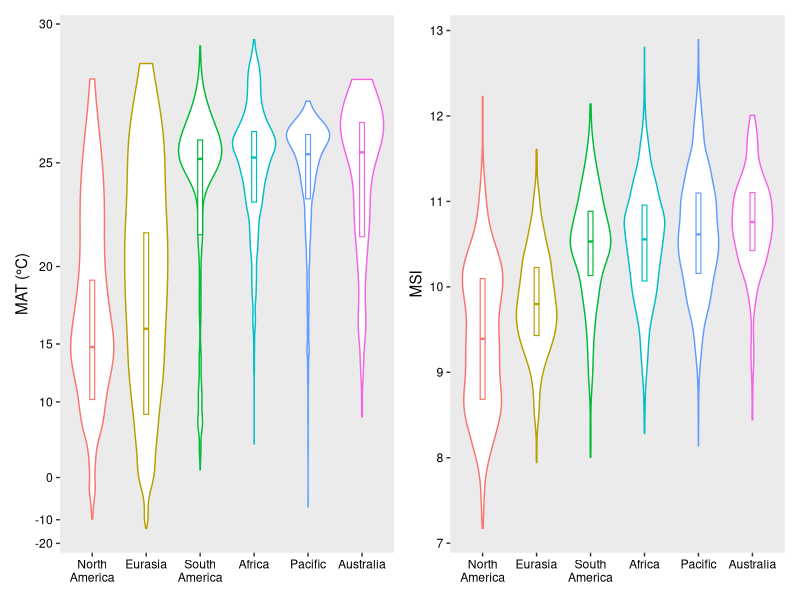
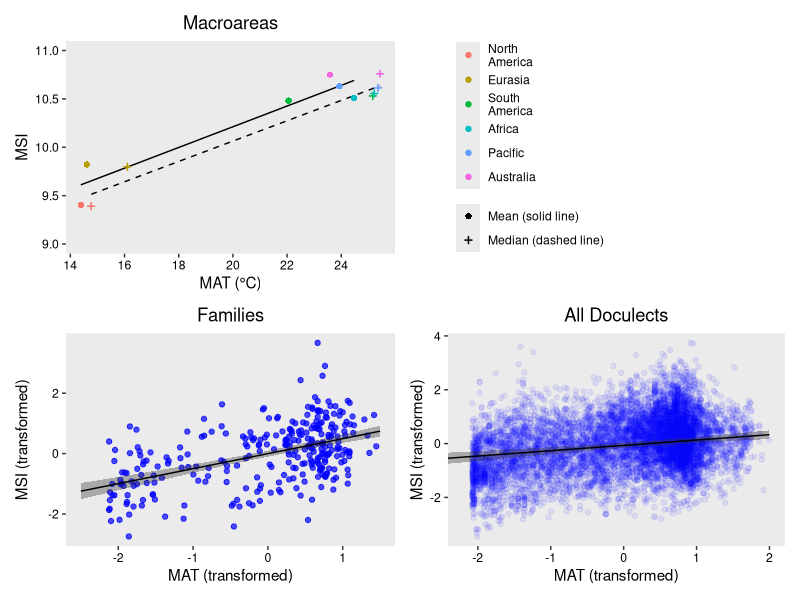
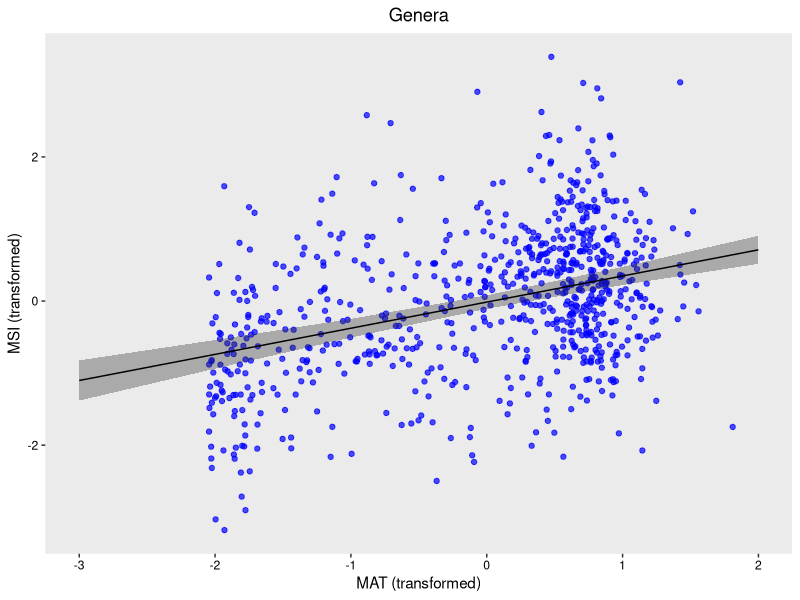

Source code (R) for these figures, in order: (Note: this script raises an error after producing the figures.)
library(lmerTest)
library(ggplot2)
library(ggrepel)
library(ggeffects)
library(dplyr)
library(effects)
library(patchwork)
library(tibble)


# Read csv files
# ==============

d_mac <- read.csv(file = "data_macroarea.csv")
d_fam <- read.csv(file = "data_family.csv")
d_gen <- read.csv(file = "data_genus.csv")
d_all <- read.csv(file = "data.csv")

d_mac$Macroarea <- sub("Am", "\nAm", d_mac$Macroarea)
d_all$Macroarea <- sub("Am", "\nAm", d_all$Macroarea)
d_mac_mean <- d_mac %>% filter(Method == "mean")
d_mac_med <- d_mac %>% filter(Method == "median")
d_fam_mean <- d_fam %>% filter(Method == "mean")
d_gen_mean <- d_gen %>% filter(Method == "mean")


# Fit models
# ==========

m_mac_mean <- lm(Index0 ~ T, data = d_mac_mean)
m_mac_med <- lm(Index0 ~ T, data = d_mac_med)
m_fam <- lm(Index0_trans ~ T_trans, data = d_fam_mean)
m_gen <- lmer(Index0_trans ~ T_trans + (T_trans | Family), data = d_gen)
m_gen_1 <- lmer(Index0_trans ~ T_trans + (1 | Family), data = d_gen)
m_all <- lmer(Index0_trans ~ T_trans + (T_trans | Family), data = d_all)
m_all_1 <- lmer(Index0_trans ~ T_trans + (1 | Family), data = d_all)
anova(m_gen, m_gen_1)  # p < 0.001. Use m_gen
anova(m_all, m_all_1)  # p < 0.001. Use m_all

summary(m_mac_mean)
summary(m_mac_med)
summary(m_fam)
summary(m_gen)
summary(m_all)


# Plot distribution
# =================

order <- d_mac_med[order(d_mac_med$Index0), ]$Macroarea
d_mac$Macroarea <- factor(d_mac$Macroarea, levels = order) # reorder by medians
d_all$Macroarea <- factor(d_all$Macroarea, levels = order)

p01 <- ggplot(d_all, aes(x = Macroarea, y = T, color = Macroarea)) +
  geom_violin(scale = "width", width = 0.8) +
  geom_boxplot(width = 0.09, lwd = 0.4, outlier.shape = NA, coef = 0) +
  theme(panel.grid.major = element_blank(), panel.grid.minor = element_blank(),
        axis.text.x = element_text(color = "black"),
        axis.text.y = element_text(color = "black"),
        legend.position = "none", axis.title.x = element_blank()) +
  coord_trans(y = scales::exp_trans(1.06)) +
  scale_y_continuous(breaks = c(-20,-10,0,10,15,20,25,30)) +
  ylab("MAT (°C)")
p02 <- ggplot(d_all, aes(x = Macroarea, y = Index0, color = Macroarea)) +
  geom_violin(scale = "width", width = 0.75) +
  geom_boxplot(width = 0.09, lwd = 0.4, outlier.shape = NA, coef = 0) +
  theme(panel.grid.major = element_blank(), panel.grid.minor = element_blank(),
        axis.text.x = element_text(color = "black"),
        axis.text.y = element_text(color = "black"),
        legend.position = "none", axis.title.x = element_blank()) +
  ylab("MSI")
p01 + p02
# Then, save as distribution.pdf (7 * 4 inches)


# Plot correlation
# ================

e_mac_mean <- ggpredict(m_mac_mean, terms = "T")
e_mac_med <- ggpredict(m_mac_med, terms = "T")
e_fam <- ggpredict(m_fam, terms = "T_trans")
e_gen <- ggpredict(m_gen, terms = "T_trans")
e_all <- ggpredict(m_all, terms = "T_trans")

p1_labels <- c("Mean (solid line)", "Median (dashed line)")
p1 <- ggplot() +
  geom_line(data = e_mac_mean, aes(x, predicted)) +
  geom_line(data = e_mac_med, aes(x, predicted), linetype = "dashed") +
  geom_point(data = d_mac, aes(T, Index0, color = Macroarea,
                               shape = Method, stroke = Method, size = Method)) +
  scale_shape_manual(labels = p1_labels, values = c(16, 3)) +
  scale_size_manual(labels = p1_labels, values = c(1.5, 1.1)) +
  scale_discrete_manual(labels = p1_labels, aesthetics = "stroke", values = c(1, 0.8)) +
  theme(panel.grid.major = element_blank(), panel.grid.minor = element_blank(),
        axis.text.x = element_text(color = "black"),
        axis.text.y = element_text(color = "black"),
        legend.title = element_blank(),
        legend.spacing.y = unit(-0.5, "cm"), legend.margin = margin(),
        plot.title = element_text(hjust = 0.5)) +
  coord_cartesian(ylim = c(9, 11)) +
  ggtitle("Macroareas") +
  xlab("MAT (°C)") + ylab("MSI")
p2 <- ggplot() +
  geom_point(data = d_fam_mean, aes(T_trans, Index0_trans), color = "blue", alpha = 0.7) +
  geom_ribbon(data = e_fam, aes(x, ymin = conf.low, ymax = conf.high), alpha = 0.35) +
  geom_line(data = e_fam, aes(x, predicted)) +
  theme(panel.grid.major = element_blank(), panel.grid.minor = element_blank(),
        axis.text.x = element_text(color = "black"),
        axis.text.y = element_text(color = "black"),
        plot.title = element_text(hjust = 0.5)) +
  ggtitle("Families") +
  xlab("MAT (transformed)") + ylab("MSI (transformed)")
p3 <- ggplot() +
  geom_point(data = d_all, aes(T_trans, Index0_trans), color = "blue", alpha = 0.08) +
  geom_ribbon(data = e_all, aes(x, ymin = conf.low, ymax = conf.high), alpha = 0.35) +
  geom_line(data = e_all, aes(x, predicted)) +
  theme(panel.grid.major = element_blank(), panel.grid.minor = element_blank(),
        axis.text.x = element_text(color = "black"),
        axis.text.y = element_text(color = "black"),
        plot.title = element_text(hjust = 0.5)) +
  coord_cartesian(xlim = c(-2.2, 2)) +
  ggtitle("All Doculects") +
  xlab("MAT (transformed)") + ylab("MSI (transformed)")
p1 + guide_area() + p2 + p3 + plot_layout(guides = "collect", design = "AAB#\nCCDD")
# Then, save as correlation.pdf (6 * 6 inches)

ggplot() +
  geom_point(data = d_gen_mean, aes(T_trans, Index0_trans), color = "blue", alpha = 0.7) +
  geom_ribbon(data = e_gen, aes(x, ymin = conf.low, ymax = conf.high), alpha = 0.35) +
  geom_line(data = e_gen, aes(x, predicted)) +
  theme(panel.grid.major = element_blank(), panel.grid.minor = element_blank(),
        axis.text.x = element_text(color = "black"),
        axis.text.y = element_text(color = "black"),
        plot.title = element_text(hjust = 0.5)) +
  ggtitle("Genera") +
  xlab("MAT (transformed)") + ylab("MSI (transformed)")
# Then, save as correlation_genera.pdf (4 * 4 inches) (for SI)


# Correlation with word length
# ============================

m_s_wl_mac <- lm(Index0 ~ WL,  data = d_mac_med)
m_t_wl_mac <- lm(WL ~ T, data = d_mac_med)
m_s_wl_fam <- lm(Index0_trans ~ WL,  data = d_fam_mean)
m_t_wl_fam <- lm(WL ~ T_trans, data = d_fam_mean)
m_s_wl_all <- lm(Index0 ~ WL,  data = d_all)
m_t_wl_all <- lm(WL ~ T_trans, data = d_all)
summary(m_s_wl_mac)
summary(m_t_wl_mac)
summary(m_s_wl_fam)
summary(m_t_wl_fam)
summary(m_s_wl_all)
summary(m_t_wl_all)

p1 <- ggplot(d_mac_med, aes(WL, Index0)) +
  geom_point(color = "blue") +
  theme(panel.grid.major = element_blank(), panel.grid.minor = element_blank(),
        axis.text.x = element_text(color = "black"),
        axis.text.y = element_text(color = "black")) +
  xlab('Mean word length') + ylab('MSI')
p2 <- ggplot(d_mac_med, aes(T, WL)) +
  geom_point(color = "blue") +
  theme(panel.grid.major = element_blank(), panel.grid.minor = element_blank(),
        axis.text.x = element_text(color = "black"),
        axis.text.y = element_text(color = "black")) +
  xlab('MAT (°C)') + ylab('Mean word length')
p3 <- ggplot(d_fam_mean, aes(WL, Index0_trans)) +
  geom_point(color = "blue", alpha = 0.6) +
  geom_smooth(method = lm, color = "black", se = F) +
  theme(panel.grid.major = element_blank(), panel.grid.minor = element_blank(),
        axis.text.x = element_text(color = "black"),
        axis.text.y = element_text(color = "black")) +
  xlab('Mean word length') + ylab('MSI (transformed)')
p4 <- ggplot(d_fam_mean, aes(T_trans, WL)) +
  geom_point(color = "blue", alpha = 0.6) +
  geom_smooth(method = lm, color = "black", se = F) +
  theme(panel.grid.major = element_blank(), panel.grid.minor = element_blank(),
        axis.text.x = element_text(color = "black"),
        axis.text.y = element_text(color = "black")) +
  xlab('MAT (transformed)') + ylab('Mean word length')
p1 + p2 + p3 + p4  # Unused
p3 + p4
# Then, save as word_length.pdf (6 * 3 inches)

m_wl_fam_1 <- lm(Index0_trans ~ T_trans * WL, data = d_fam_mean)
m_wl_fam_2 <- lm(Index0_trans ~ T_trans + WL, data = d_fam_mean)
anova(m_wl_fam_1, m_wl_fam_2)  # Not significant. Use 2
m_wl_fam_3 <- lm(Index0_trans ~ T_trans, data = d_fam_mean)
m_wl_fam_4 <- lm(Index0_trans ~ WL, data = d_fam_mean)
anova(m_wl_fam_2, m_wl_fam_3)  # Significant. Use 2
anova(m_wl_fam_2, m_wl_fam_4)  # Significant. Use 2
summary(m_wl_fam_2)

# Unused
m_wl_all_1 <- lmer(Index0_trans ~ T_trans * WL + (T_trans * WL | Family), data = d_all)
m_wl_all_2 <- lmer(Index0_trans ~ T_trans * WL + (T_trans + WL | Family), data = d_all)
m_wl_all_3 <- lmer(Index0_trans ~ T_trans + WL + (T_trans * WL | Family), data = d_all)
m_wl_all_4 <- lmer(Index0_trans ~ T_trans + WL + (T_trans + WL | Family), data = d_all)
m_wl_all_5 <- lmer(Index0_trans ~ T_trans + (T_trans * WL | Family), data = d_all)
anova(m_wl_all_1, m_wl_all_2)  # Significant. Use 1
anova(m_wl_all_1, m_wl_all_3)  # Not significant. Use 3
anova(m_wl_all_3, m_wl_all_4)  # Significant. Use 3
anova(m_wl_all_3, m_wl_all_5)  # Significant. Use 3
summary(m_wl_all_3)


# Linear correlation between different sonority scales (for SI)
# =============================================================

r2s <- matrix(0, 5, 5)
ps <- matrix(0, 5, 5)
for (i in 0:4) {
  for (j in 0:4) {
    if (i == j) next
    fomula <- paste("Index", i, " ~ ", "Index", j, sep = "")
    fomula_trans <- paste("Index", i, "_trans ~ ", "Index", j, "_trans", sep = "")
    r2s[i + 1, j + 1] <- summary(lm(fomula, data = d_all))$r.squared
    ps[i + 1, j + 1] <- summary(lm(fomula, data = d_all))$coefficients[8]
  }
}
print(r2s)
print(ps)

ggplot(d_all, aes(x = Index1, y = Index3)) + geom_point() + geom_smooth(method = lm)
ggplot(d_all, aes(x = Index0, y = Index4)) + geom_point() + geom_smooth(method = lm)
m_in0_in4 <- lm(Index4 ~ Index0, data = d_all)
summary(m_in0_in4)


# Linear correlation between mean annual range or standard deviation
# ==================================================================

m_all_diff_sd <- lm(T_sd ~ T_diff, data = d_all)
summary(m_all_diff_sd)

m_fam_diff_0 <- lm(Index0_trans ~ T_trans * T_diff, data = d_fam)
m_fam_diff_1 <- lm(Index0_trans ~ T_trans + T_diff, data = d_fam)
anova(m_fam_diff_0, m_fam_diff_1)  # p = 0.216. Use m_fam_diff_1
summary(m_fam_diff_1)

m_fam_sd_0 <- lm(Index0_trans ~ T_trans * T_sd, data = d_fam)
m_fam_sd_1 <- lm(Index0_trans ~ T_trans + T_sd, data = d_fam)
anova(m_fam_sd_0, m_fam_sd_1)  # p = 0.170. Use m_fam_sd_1
summary(m_fam_sd_1)

m_fam_diff <- lm(T_diff ~ T, data = d_fam)
m_fam_sd <- lm(T_sd ~ T, data = d_fam)
m_all_diff <- lm(T_diff ~ T, data = d_all)
m_all_sd <- lm(T_sd ~ T, data = d_all)
summary(m_fam_diff)
summary(m_fam_sd)
summary(m_all_diff)
summary(m_all_sd)

p1 <- ggplot(d_fam, aes(T, T_diff)) +
  geom_point(color = "blue", alpha = 0.7) +
  geom_smooth(method = lm, color = "black", se = F) +
  theme(panel.grid.major = element_blank(), panel.grid.minor = element_blank(),
        axis.text.x = element_text(color = "black"),
        axis.text.y = element_text(color = "black"),
        plot.title = element_text(hjust = 0.5)) +
  ggtitle("Families") +
  xlab("MAT") + ylab("Mean annual range")
p2 <- ggplot(d_fam, aes(T, T_sd)) +
  geom_point(color = "blue", alpha = 0.7) +
  geom_smooth(method = lm, color = "black", se = F) +
  theme(panel.grid.major = element_blank(), panel.grid.minor = element_blank(),
        axis.text.x = element_text(color = "black"),
        axis.text.y = element_text(color = "black"),
        plot.title = element_text(hjust = 0.5)) +
  ggtitle("Families") +
  xlab("MAT") + ylab("Standard deviation")
p3 <- ggplot(d_all, aes(T, T_diff)) +
  geom_point(color = "blue", alpha = 0.08) +
  geom_smooth(method = lm, color = "black", se = F) +
  theme(panel.grid.major = element_blank(), panel.grid.minor = element_blank(),
        axis.text.x = element_text(color = "black"),
        axis.text.y = element_text(color = "black"),
        plot.title = element_text(hjust = 0.5)) +
  ggtitle("All Doculects") +
  xlab("MAT") + ylab("Mean annual range")
p4 <- ggplot(d_all, aes(T, T_sd)) +
  geom_point(color = "blue", alpha = 0.08) +
  geom_smooth(method = lm, color = "black", se = F) +
  theme(panel.grid.major = element_blank(), panel.grid.minor = element_blank(),
        axis.text.x = element_text(color = "black"),
        axis.text.y = element_text(color = "black"),
        plot.title = element_text(hjust = 0.5)) +
  ggtitle("All Doculects") +
  xlab("MAT") + ylab("Standard deviation")
(p1 + p2) / (p3 + p4)
# Then, save as range.pdf (6 * 6 inches) (for SI)


# Plot correlations by language family (for SI)
# =============================================

top_num <- 25
fam_count <- d_all %>% group_by(Family) %>% summarise(Count = n()) %>% arrange(desc(Count))
top_families <- fam_count$Family[1:top_num]

full_family_names <- c(
  "NC"  = "Niger-Congo",
  "An"  = "Austronesian",
  "ST"  = "Sino-Tibetan",
  "TNG" = "Trans-New Guinea",
  "AA"  = "Afro-Asiatic",
  "IE"  = "Indo-European",
  "AuA" = "Austro-Asiatic",
  "PN"  = "Pama-Nyungan",
  "TK"  = "Tai-Kadai",
  "Tor" = "Torricelli",
  "Man" = "Mande",
  "CSu" = "Central Sudanic",
  "Alt" = "Altaic",
  "ESu" = "Eastern Sudanic",
  "OM"  = "Oto-Manguean",
  "May" = "Mayan",
  "UA"  = "Uto-Aztecan",
  "Dra" = "Dravidian",
  "GWB" = "Greater West Bomberai",
  "Sep" = "Sepik",
  "Dog" = "Dogon",
  "Arw" = "Arawakan",
  "Que" = "Quechuan",
  "NDa" = "Nakh-Daghestanian",
  "Ura" = "Uralic")

temperature_results <- character(top_num)
word_length_results <- character(top_num)
labels <- character(top_num)
names(labels) <- top_families
for (i in 1:top_num) {
  family_i <- top_families[i]
  filtered <- filter(d_all, Family == family_i)
  model <- lm(Index0_trans ~ T_trans, data = filtered)
  s <- summary(model)
  temperature_results[i] <- paste(full_family_names[family_i], nrow(filtered),
                                  s$coefficients[2], s$r.squared, s$coefficients[8])
  model <- lm(Index0_trans ~ WL, data = filtered)
  s <- summary(model)
  word_length_results[i] <- paste(full_family_names[family_i], nrow(filtered),
                                  s$coefficients[2], s$r.squared, s$coefficients[8])
  labels[i] <- paste(full_family_names[family_i], ": ", nrow(filtered), sep = "")
}
# family name, number of doculects, estimate slope, r^2, p value
print(temperature_results)
print(word_length_results)

ggplot(data = filter(d_all, Family %in% top_families), aes(T_trans, Index0_trans)) +
  geom_point(na.rm = T, color = "blue", alpha = 0.1) +
  geom_smooth(method = lm, color = "black", se = F, linewidth = 0.5) +
  facet_wrap( ~ Family, labeller = labeller(Family = labels)) +
  theme(panel.grid.major = element_blank(), panel.grid.minor = element_blank(),
        axis.text.x = element_text(color = "black"),
        axis.text.y = element_text(color = "black")) +
  xlab("MAT (transformed)") + ylab("MSI (transformed)")
# Then, save as correlation_by_family.pdf (8 * 8 inches)

ggplot(data = filter(d_all, Family %in% top_families), aes(WL, Index0_trans)) +
  geom_point(na.rm = T, color = "blue", alpha = 0.1) +
  geom_smooth(method = lm, color = "black", se = F, linewidth = 0.5) +
  facet_wrap( ~ Family, labeller = labeller(Family = labels)) +
  theme(panel.grid.major = element_blank(), panel.grid.minor = element_blank(),
        axis.text.x = element_text(color = "black"),
        axis.text.y = element_text(color = "black")) +
  xlab("Mean word length") + ylab("MSI (transformed)")
# Then, save as word_length_by_family.pdf (8 * 8 inches)
